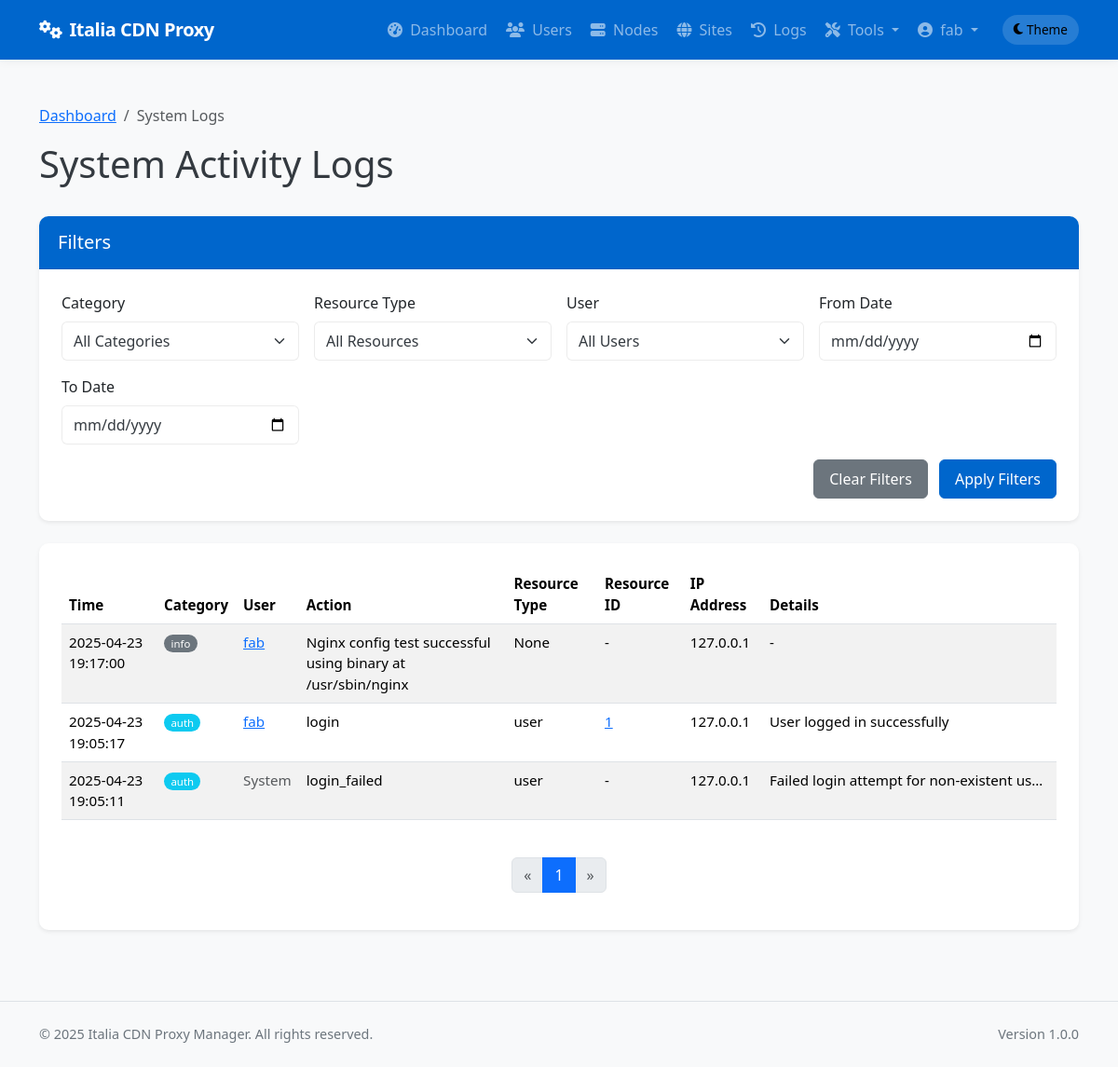
The page /admin/system/logs (signed in) on the database as committed earlier.
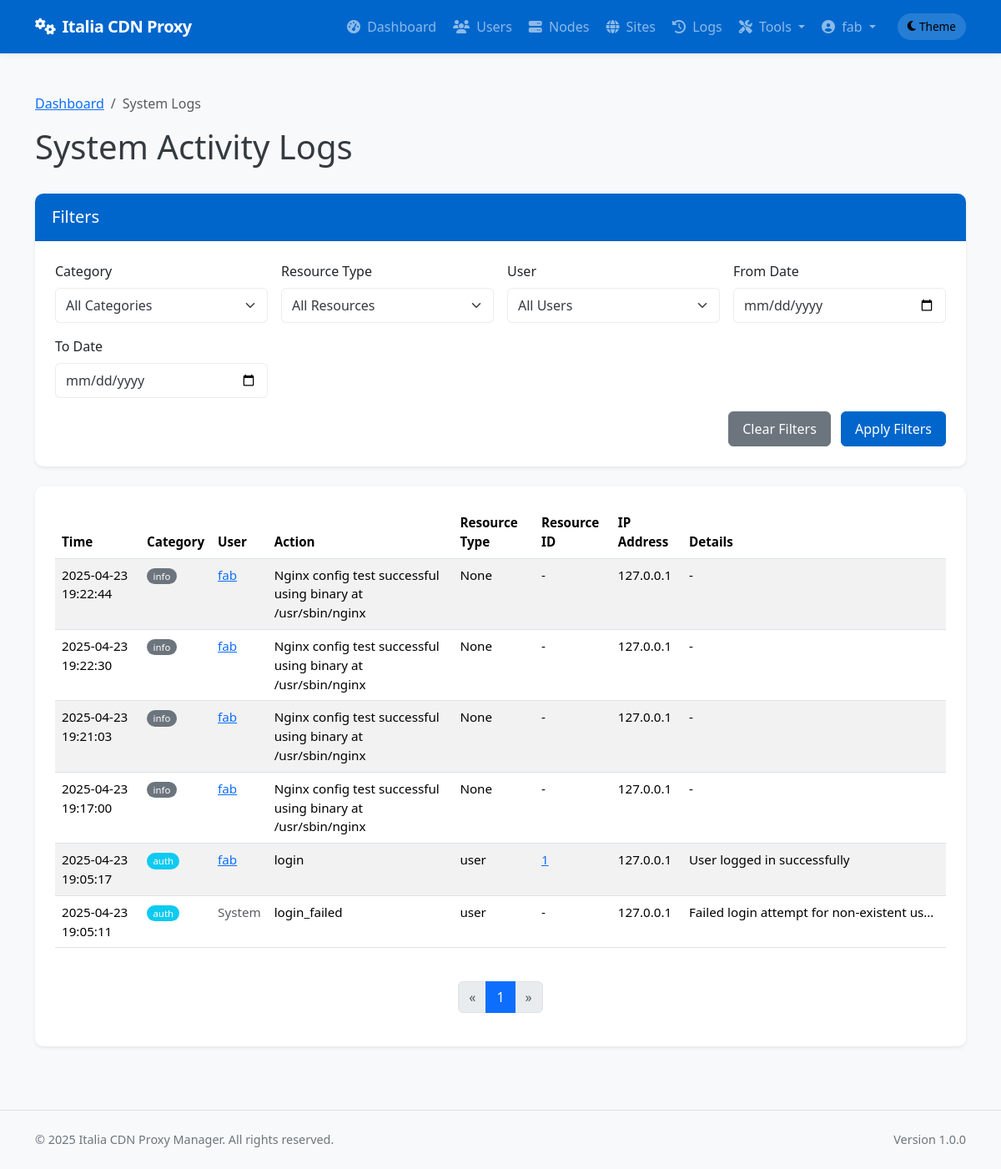
The same page on the database as committed later.
### app/models/models.py (models this page shows, shortened)
class SystemLog(db.Model):
    __tablename__ = 'system_logs'
    id = db.Column(db.Integer, primary_key=True)
    user_id = db.Column(db.Integer, db.ForeignKey('users.id'), nullable=True)  # Null for system events
    category = db.Column(db.String(32), nullable=False)  # auth, admin, system, security, etc.
    action = db.Column(db.String(64), nullable=False)    # login, logout, create, delete, etc.
    resource_type = db.Column(db.String(32), nullable=True)  # user, node, site, etc.
    resource_id = db.Column(db.Integer, nullable=True)       # ID of the affected resource
    details = db.Column(db.Text, nullable=True)              # Additional details
    ip_address = db.Column(db.String(45), nullable=True)     # IP address of user/system
    created_at = db.Column(db.DateTime, default=datetime.utcnow)
    user = db.relationship('User', backref=db.backref('system_logs', lazy='dynamic'))

class User(db.Model):
    __tablename__ = 'users'
    id = db.Column(db.Integer, primary_key=True)
    username = db.Column(db.String(64), unique=True, index=True, nullable=False)
    email = db.Column(db.String(120), unique=True, index=True, nullable=False)
    password_hash = db.Column(db.String(128), nullable=False)
    role = db.Column(db.String(20), nullable=False, default='client')  # 'admin' or 'client'
    is_active = db.Column(db.Boolean, default=True)
    created_at = db.Column(db.DateTime, default=datetime.utcnow)
    last_login = db.Column(db.DateTime, nullable=True)
    sites = db.relationship('Site', backref='owner', lazy='dynamic')
    def is_admin(self):
        return self.role == 'admin'

### app/controllers/admin.py (the view, shortened to what this page needs)
@admin.route('/system/logs')
@login_required
@admin_required
def system_logs():
    category = request.args.get('category')
    user_id = request.args.get('user_id')
    resource_type = request.args.get('resource_type')
    from_date = request.args.get('from_date')
    to_date = request.args.get('to_date')
    from app.models.models import SystemLog
    query = SystemLog.query
    if category:
        query = query.filter(SystemLog.category == category)
    if user_id:
        query = query.filter(SystemLog.user_id == user_id)
    if resource_type:
        query = query.filter(SystemLog.resource_type == resource_type)
    if from_date:
        try:
            from_datetime = datetime.strptime(from_date, '%Y-%m-%d')
            query = query.filter(SystemLog.created_at >= from_datetime)
        except ValueError:
            pass
    categories = db.session.query(SystemLog.category).distinct().all()
    resource_types = db.session.query(SystemLog.resource_type).distinct().all()
    users = User.query.all()
    page = request.args.get('page', 1, type=int)
    logs = query.order_by(SystemLog.created_at.desc()).paginate(page=page, per_page=50)
    return render_template('admin/system_logs.html',
                          logs=logs,
                          categories=[c[0] for c in categories if c[0]],
                          resource_types=[r[0] for r in resource_types if r[0]],
                          users=users,
                          filters={
                              'category': category,
                              'user_id': user_id,
                              'resource_type': resource_type,
                              'from_date': from_date,
                              'to_date': to_date
                          })

### app/models/__init__.py (called while the page is built)
@login_manager.user_loader
def load_user(user_id):
    return User.query.get(int(user_id))

### app/services/access_control.py (called while the page is built)
def admin_required(f):
    @wraps(f)
    def decorated_function(*args, **kwargs):
        if not current_user.is_admin():
            flash('You need admin privileges to access this page.', 'error')
            return abort(403)
        return f(*args, **kwargs)
    return decorated_function

### app/templates/admin/system_logs.html (shortened to what the changed rows need)
{% extends 'base.html' %}
{% block content %}
<div class="container py-4">
    <div class="d-flex justify-content-between align-items-center mb-4">
        <h1>System Activity Logs</h1>
    </div>
    <div class="card shadow-sm">
        <div class="card-body">
            {% if logs.items %}
                <div class="table-responsive">
                    <table class="table table-striped table-hover">
                        <thead>
                            <tr>
                                <th>Time</th>
                                <th>Category</th>
                                <th>User</th>
                                <th>Action</th>
                                <th>Resource Type</th>
                                <th>Resource ID</th>
                                <th>IP Address</th>
                                <th>Details</th>
                            </tr>
                        </thead>
                        <tbody>
                            {% for log in logs.items %}
                            <tr>
                                <td>{{ log.created_at.strftime('%Y-%m-%d %H:%M:%S') }}</td>
                                <td>
                                    <span class="badge rounded-pill
                                    {% if log.category == 'auth' %}bg-info
                                    {% elif log.category == 'admin' %}bg-primary
                                    {% elif log.category == 'security' %}bg-danger
                                    {% elif log.category == 'system' %}bg-success
                                    {% else %}bg-secondary{% endif %}">
                                        {{ log.category }}
                                    </span>
                                </td>
                                <td>
                                    {% if log.user %}
                                        <a href="{{ url_for('admin.edit_user', user_id=log.user_id) }}">{{ log.user.username }}</a>
                                    {% else %}
                                        <span class="text-muted">System</span>
                                    {% endif %}
                                </td>
                                <td>{{ log.action }}</td>
                                <td>{{ log.resource_type }}</td>
                                <td>
                                    {% if log.resource_type == 'site' and log.resource_id %}
                                        <a href="{{ url_for('admin.view_site', site_id=log.resource_id) }}">{{ log.resource_id }}</a>
                                    {% elif log.resource_type == 'node' and log.resource_id %}
                                        <a href="{{ url_for('admin.view_node', node_id=log.resource_id) }}">{{ log.resource_id }}</a>
                                    {% elif log.resource_type == 'user' and log.resource_id %}
                                        <a href="{{ url_for('admin.edit_user', user_id=log.resource_id) }}">{{ log.resource_id }}</a>
                                    {% else %}
                                        {{ log.resource_id if log.resource_id else '-' }}
                                    {% endif %}
                                </td>
                                <td>{{ log.ip_address or '-' }}</td>
                                <td>
                                    <span class="text-truncate d-inline-block" style="max-width: 300px;" title="{{ log.details }}">
                                        {{ log.details or '-' }}
                                    </span>
                                </td>
                            </tr>
                            {% endfor %}
                        </tbody>
                    </table>
                </div>
                <nav aria-label="System logs pagination">
                    <ul class="pagination justify-content-center mt-4">
                        {% for page_num in logs.iter_pages(left_edge=2, left_current=2, right_current=3, right_edge=2) %}
                            {% if page_num %}
                                {% if page_num == logs.page %}
                                    <li class="page-item active">
                                        <span class="page-link">{{ page_num }}</span>
                                    </li>
                                {% else %}
                                    <li class="page-item">
                                        <a class="page-link" href="{{ url_for('admin.system_logs', page=page_num, category=filters.category, user_id=filters.user_id, resource_type=filters.resource_type, from_date=filters.from_date, to_date=filters.to_date) }}">{{ page_num }}</a>
                                    </li>
                                {% endif %}
                            {% else %}
                                <li class="page-item disabled">
                                    <span class="page-link">...</span>
                                </li>
                            {% endif %}
                        {% endfor %}
                    </ul>
                </nav>
            {% else %}
                <div class="alert alert-info mb-0">
                    <i class="fas fa-info-circle me-2"></i> No system logs found matching your criteria.
                </div>
            {% endif %}
        </div>
    </div>
</div>
{% endblock %}

Rows that differ between the two databases and show on the page:
added SystemLog: created_at "2025-04-23 19:22:44", category "info", user.username "fab", action "Nginx config test successful using binary at /usr/sbin/nginx", resource_type "None", resource_id "-", ip_address "127.0.0.1", details "-"
added SystemLog: created_at "2025-04-23 19:22:30", category "info", user.username "fab", action "Nginx config test successful using binary at /usr/sbin/nginx", resource_type "None", resource_id "-", ip_address "127.0.0.1", details "-"
added SystemLog: created_at "2025-04-23 19:21:03", category "info", user.username "fab", action "Nginx config test successful using binary at /usr/sbin/nginx", resource_type "None", resource_id "-", ip_address "127.0.0.1", details "-"
